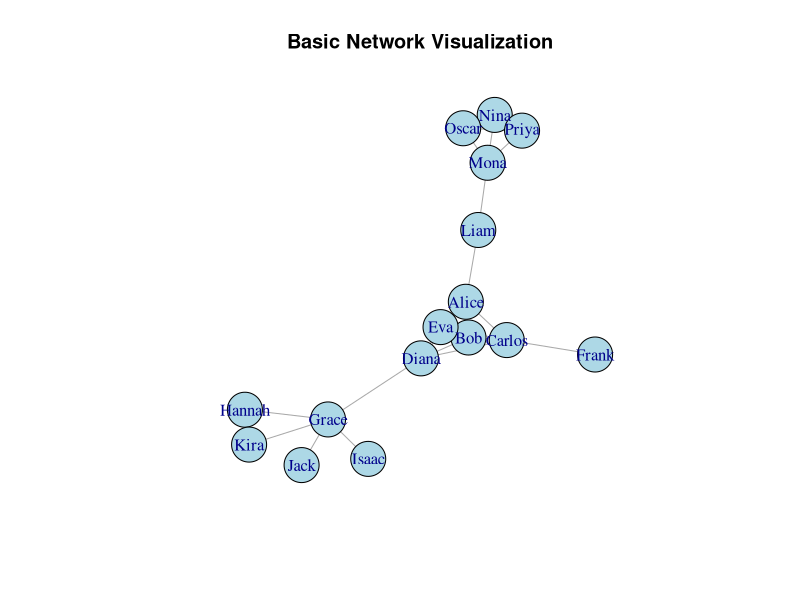
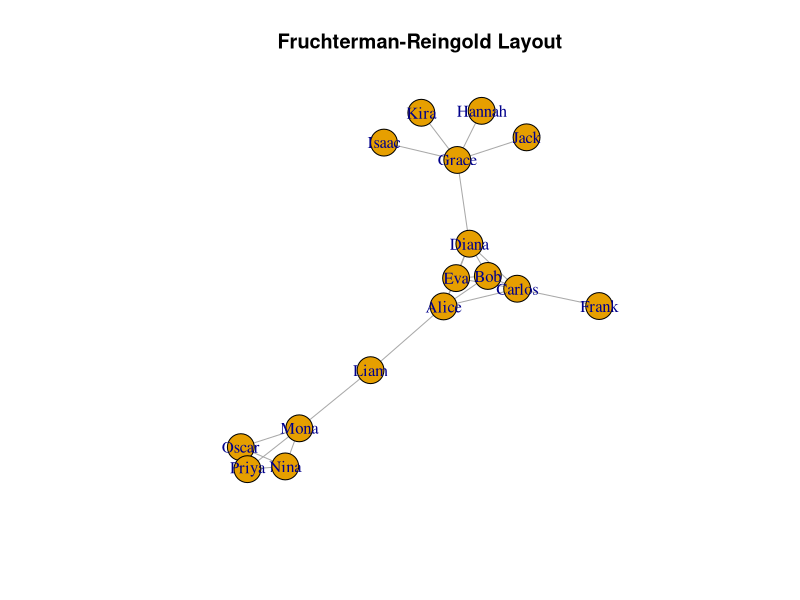
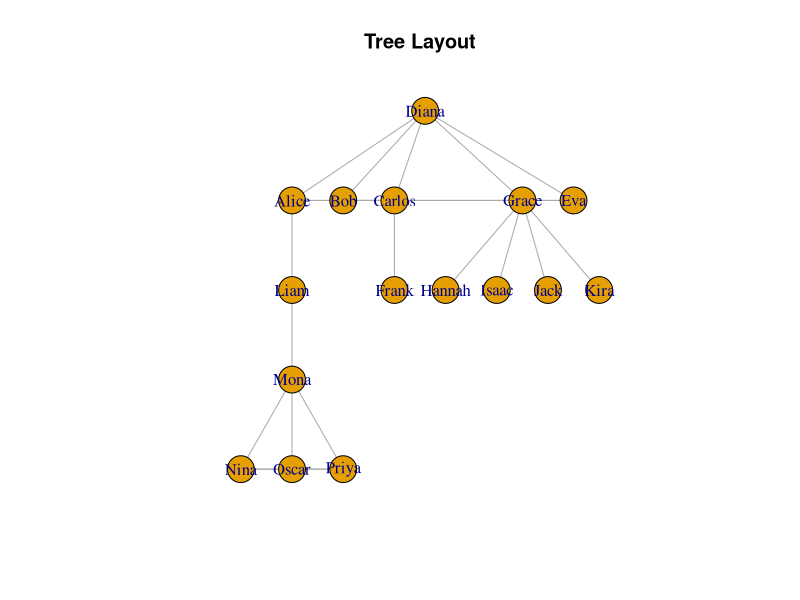
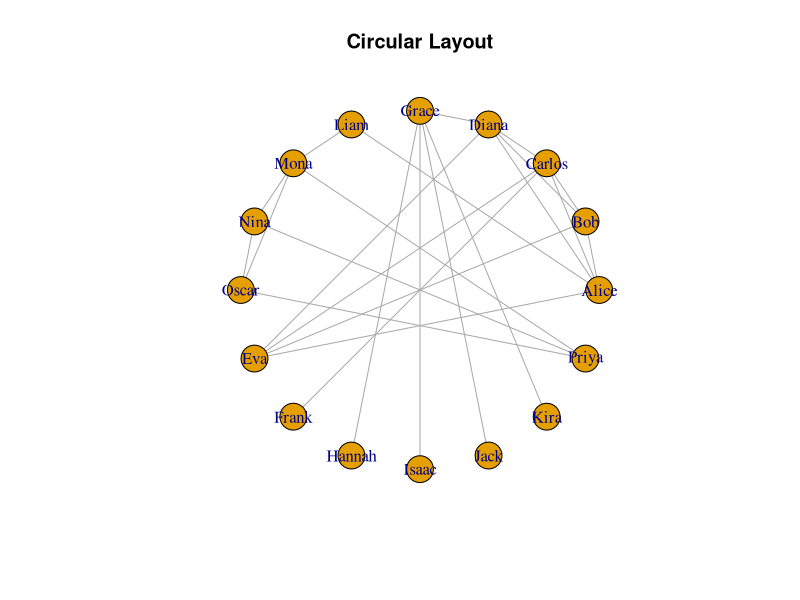
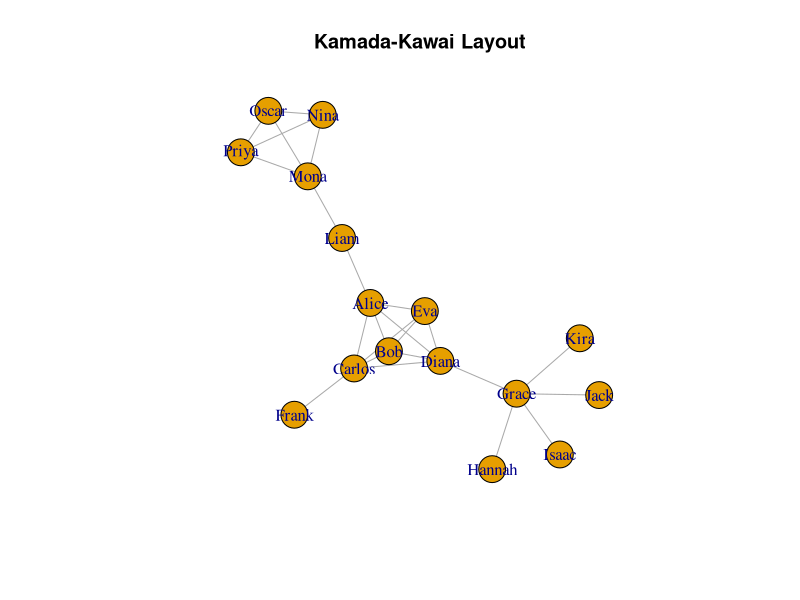
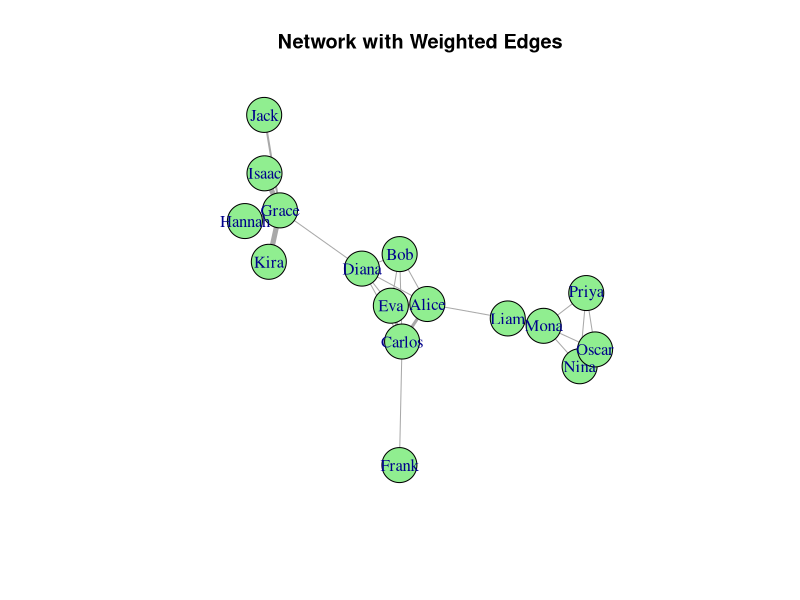
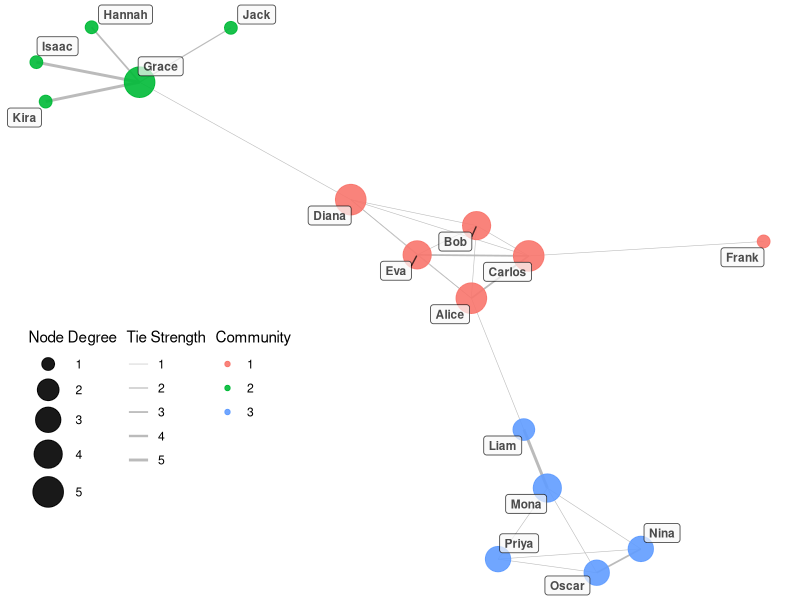
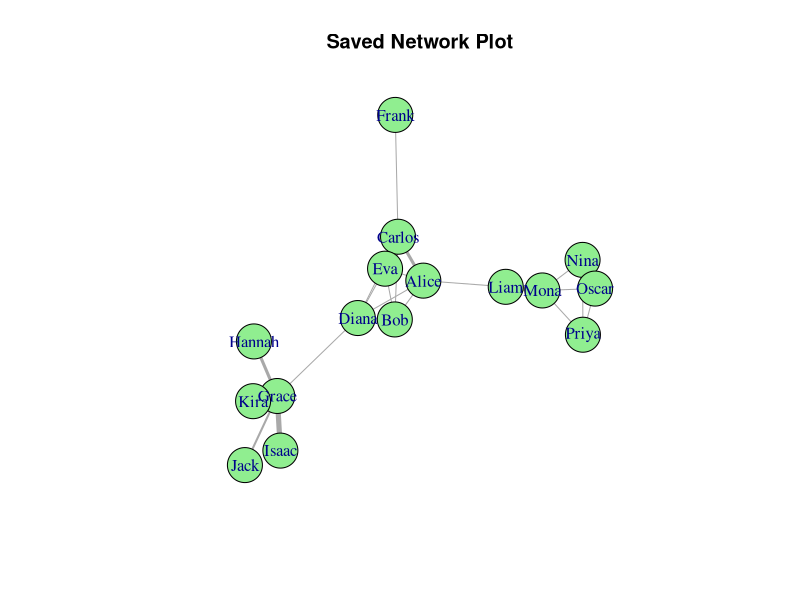

Write R code to recreate these figures, in order.
# ==============================================
# 1. Load necessary packages
# ==============================================
if (!require("igraph")) install.packages("igraph")

# ==============================================
# 2. Define node names and edge list
# ==============================================

# Assign human-readable names to each node
node_names <- c("Alice", "Bob", "Carlos", "Diana", "Eva", "Frank", "Grace", "Hannah",
                "Isaac", "Jack", "Kira", "Liam", "Mona", "Nina", "Oscar", "Priya")

# Create a name mapping: 1 = Alice, 2 = Bob, etc.
name_map <- setNames(node_names, 1:16)

# Edge list: connections between individuals
edges <- data.frame(
  from = name_map[c(1,1,1,1,2,2,2,3,3,4,3,4,7,7,7,7,1,12,13,13,13,14,14,15)],
  to   = name_map[c(2,3,4,5,3,4,5,4,5,5,6,7,8,9,10,11,12,13,14,15,16,15,16,16)]
)

# Take a look at the edge list
print(edges)

# ==============================================
# 3. Create and inspect the graph
# ==============================================
# Create a graph object from the edge list
graph_net <- graph_from_data_frame(edges, directed = FALSE)

# Inspect the graph structure
print(graph_net)
cat("Number of nodes:", vcount(graph_net), "\n")
cat("Number of edges:", ecount(graph_net), "\n")

# ==============================================
# 4. Basic plot of the network
# ==============================================
plot(graph_net,
     vertex.label = V(graph_net)$name,
     vertex.color = "lightblue",
     vertex.size = 20,
     edge.arrow.size = 0.5,
     main = "Basic Network Visualization")

# ==============================================
# 5. Different layout visualizations
# ==============================================
# Force-directed layout
plot(graph_net, layout = layout_with_fr, main = "Fruchterman-Reingold Layout")
# Tree layout
plot(graph_net, layout = layout_as_tree, main = "Tree Layout")
# Circular layout
plot(graph_net, layout = layout_in_circle, main = "Circular Layout")
# Kamada-Kawai layout
plot(graph_net, layout = layout_with_kk, main = "Kamada-Kawai Layout")

# ==============================================
# 6. Add weights and visualize
# ==============================================

# Create a new edge list with weights (tie strength)
edges_weighted <- data.frame(
  from = name_map[c(1,1,1,1,2,2,2,3,3,4,3,4,7,7,7,7,1,12,13,13,13,14,14,15)],
  to   = name_map[c(2,3,4,5,3,4,5,4,5,5,6,7,8,9,10,11,12,13,14,15,16,15,16,16)],
  weight = c(1,3,1,1,1,1,1,1,3,1,1,1,3,5,2,5,1,5,1,1,1,3,1,1)
)

# Create the weighted graph
graph_weighted <- graph_from_data_frame(edges_weighted, directed = FALSE)
# Assign edge width based on weight
E(graph_weighted)$width <- E(graph_weighted)$weight

# Plot with weights
plot(graph_weighted,
     layout = layout_with_fr,
     vertex.label = V(graph_weighted)$name,
     vertex.color = "lightgreen",
     vertex.size = 20,
     edge.width = E(graph_weighted)$width,
     main = "Network with Weighted Edges")

# ==============================================
# 7. Save the network as an image
# ==============================================
png("network_plot.png", width = 3000, height = 3000, unit = "px", res = 500)
plot(graph_weighted,
     layout = layout_with_fr,
     vertex.label = V(graph_weighted)$name,
     vertex.color = "lightgreen",
     vertex.size = 20,
     edge.width = E(graph_weighted)$width,
     main = "Saved Network Plot")
dev.off()
# Have a look at the saved image

# ==============================================
# Use ggraph to create a ggplot2 visualization [Optional]
# ==============================================

if (!require("ggraph")) install.packages("ggraph")
if (!require("tidygraph")) install.packages("tidygraph")

# 5. Make a beautiful plot using ggraph and tidygraph
tg <- as_tbl_graph(graph_weighted) %>%
  mutate(community = as.factor(group_louvain())) %>% # Community detection for coloring
  mutate(size = centrality_degree()) %>% # Calculate node degree for sizing
  activate(edges) %>%
  mutate(weight = weight)  # ensure 'weight' exists

set.seed(123)  # For reproducibility
ggraph(tg, layout = "fr") +
  # layout options: kk, fr, circle, tree, dendrogram
  geom_edge_link(aes(width = weight),  # Tie weight visualized as thickness
                 alpha = 0.9,          # Transparency of edges
                 color = "gray70") +   # Edge color
  geom_node_point(aes(size = size,           # Node size based on degree
                      color = community),    # Color by community
                  alpha = 0.9) +             # Transparency of nodes
  geom_node_label(
    aes(label = name),   # Node labels
    size = 3,            # Label size
    label.size = 0.3,    # Border size around labels
    color = "black",     # Label color
    fill = "#F8F8F8",    # Label background color
    fontface = "bold",   # Bold labels
    alpha = 0.7,         # Transparency of labels
    repel = TRUE         # Repel labels to avoid overlap
  ) +
  scale_edge_width(range = c(0.2, 1)) + # Edge width range
  scale_size(range = c(4, 10)) +        # Node size range
  theme_void() +
  labs(edge_width = "Tie Strength",     # legend settings
       size = "Node Degree",
       color = "Community") +
  theme(
    legend.position = c(0.2, 0.3),   # (x, y) in [0, 1] relative to plot area
    legend.box = "horizontal"        # optional: stack all legends vertically
  )

ggsave("network_plot_ggraph.pdf",
       width = 10,
       height = 7)
 # Have a look at the saved image
